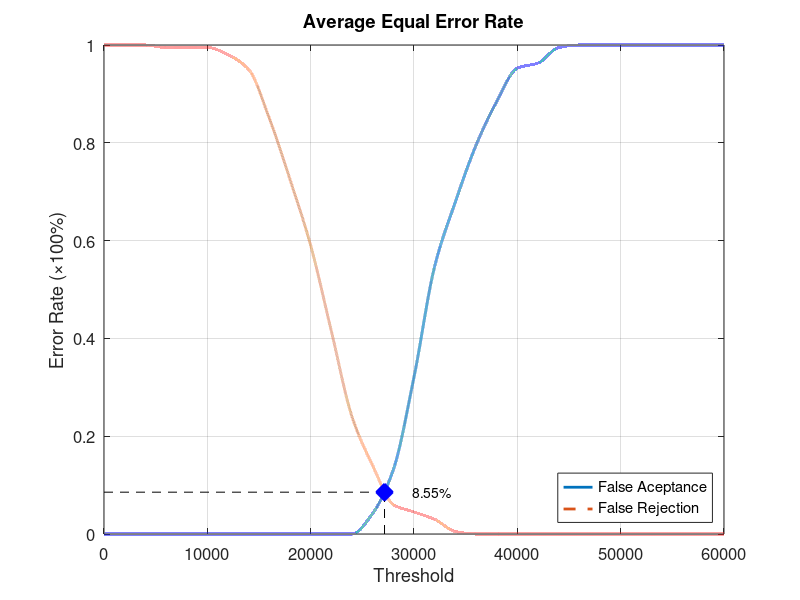
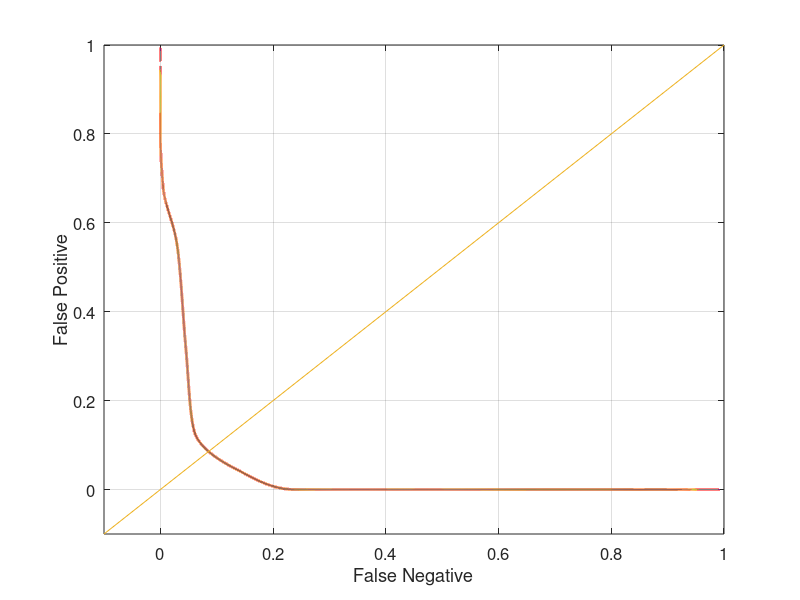

Recreate these plots in MATLAB, in order.
function yEER = Database2_1
close all;
clear;
clc;
x = 0:2000:60000;
xq = 0:0.5:60000;

y0 = [0 0 0 0 0 0 0 0 0 0 0 0 0 0.0421053 0.131579 0.321053 0.547368 0.678947 0.794737 0.884211 0.952632 0.963158 0.994737 1 1 1 1 1 1 1 1];
yy0 = interp1(x, y0, xq, 'pchip');
y1 = [1 1 1 0.995 0.995 0.995 0.98 0.95 0.85 0.725 0.59 0.415 0.24 0.14 0.06 0.045 0.03 0.005 0 0 0 0 0 0 0 0 0 0 0 0 0];
yy1 = interp1(x, y1, xq, 'pchip');

% Calculating EER: 
y2 = abs(y0 - y1);
find(y2 == min(y2))
yy2 = abs(yy0 - yy1);
xEER = find(yy2 == min(yy2));
xEERIndex = xq(xEER) % X-axis EER
yEER = yy0(xEER) % Y-axis EER

main = figure
plot(xq, yy0,'-','LineWidth', 2);	hold on
plot(xq, yy1,'--','LineWidth', 2);	hold on
plot([xEERIndex xEERIndex], [0 yEER], 'k--');	hold on
plot([0 xEERIndex], [yEER yEER], 'k--');	hold on
plot(xEERIndex, yEER, 'bx', 'LineWidth', 10);	hold on
text(xEERIndex + 10 * xEERIndex / 100, yEER, [num2str(round((10000 * yEER)) / 100) '%'])
legend('False Aceptance', 'False Rejection', 'Location', 'SouthEast')
xlabel('Threshold')
ylabel('Error Rate (\times100%)')
title('Average Equal Error Rate')
set(gca, 'FontSize', 12)
axis([0 60000 0 1])
grid on

print(main, 'Database2_1Main', '-dpng');
FNRxFPR = figure('Color', [1 1 1]);
plot(yy1, yy0, '-', yy1, yy0, 'LineWidth', 2);
hold on
y = -0.1:0.1:1
plot(y, y); 
set(gca, 'FontSize', 12)
xlabel('False Negative')
ylabel('False Positive')
axis([-0.1 1 -0.1 1])
set(gca, 'FontSize', 12)
grid on

print(FNRxFPR, 'Database2_1FNRxFPR','-dpng');
end
